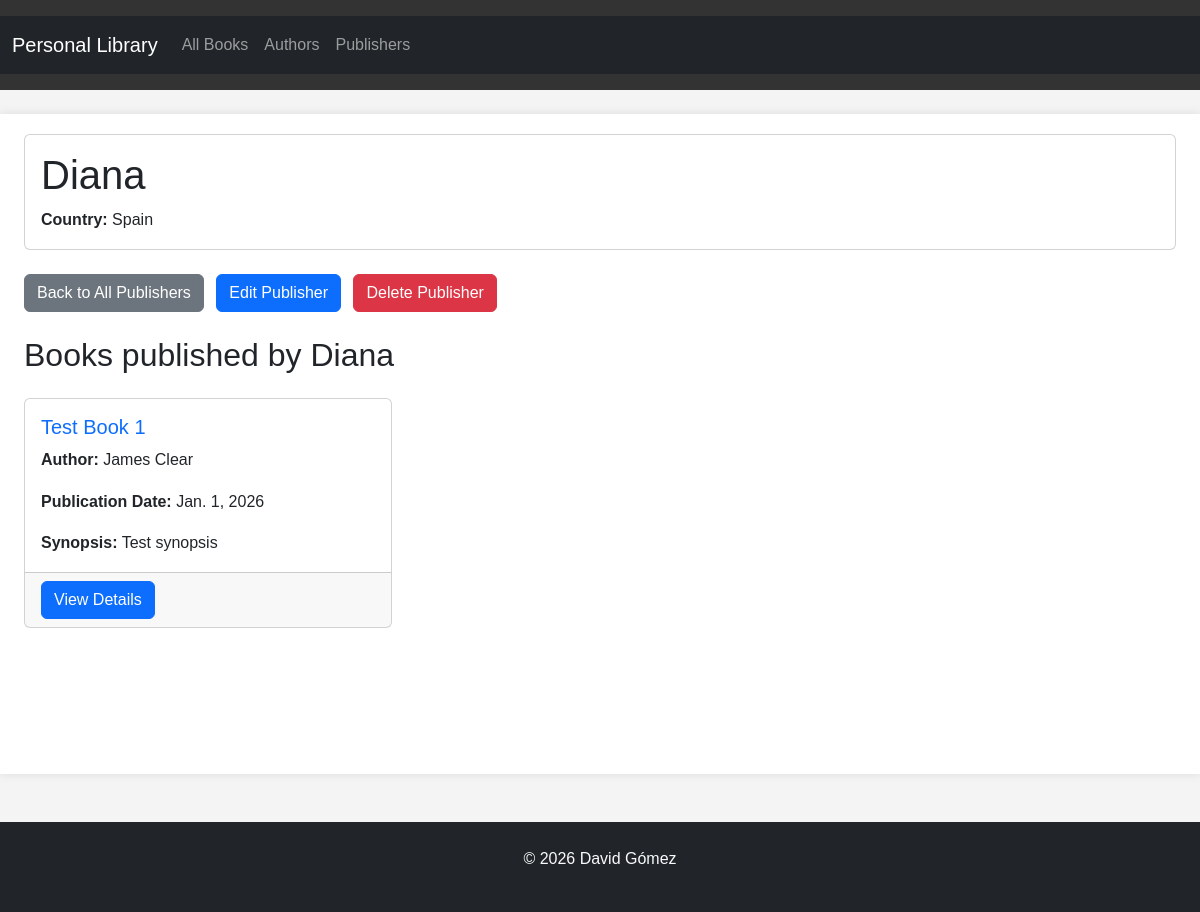
Page /publishers/1/ on the earlier database version.
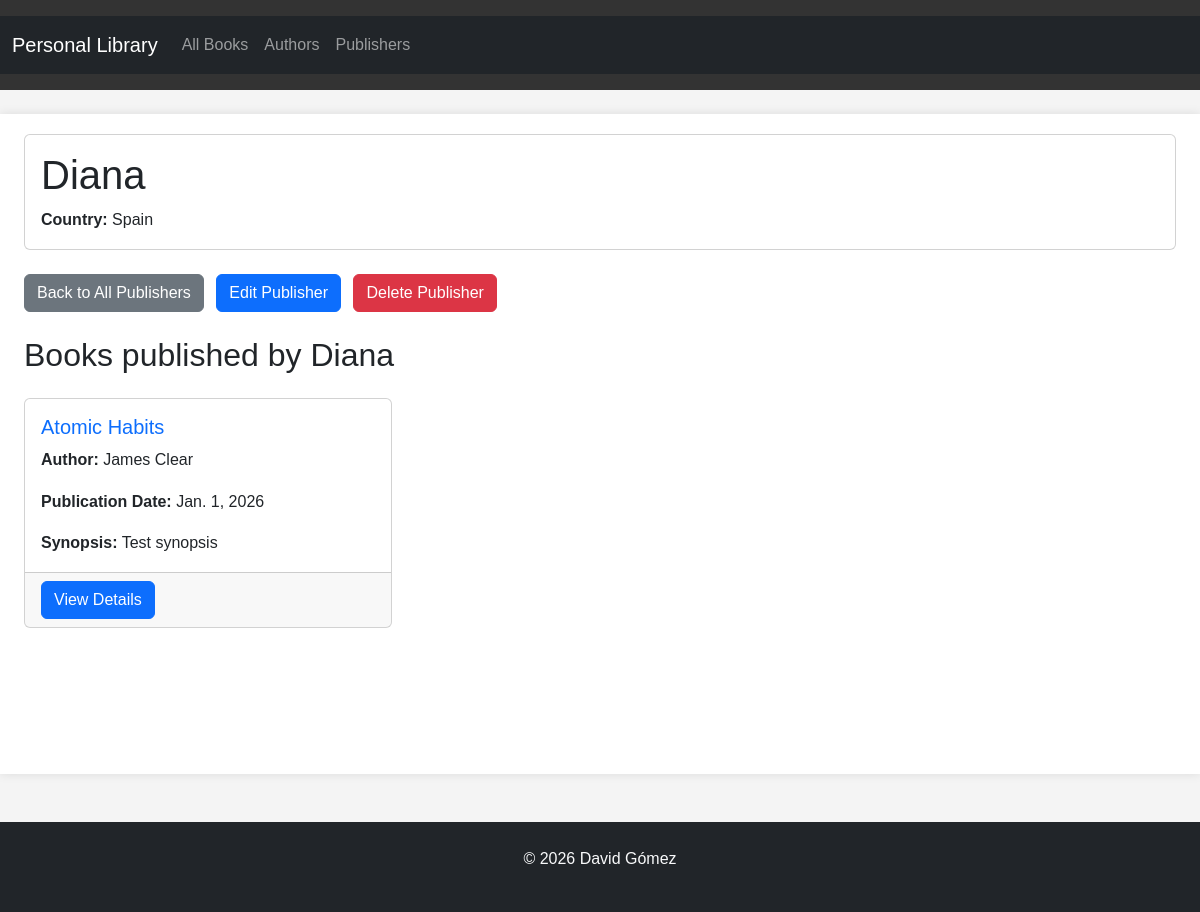
Same page on the later database version.
### core/models.py (models this page shows, shortened)
class Book(models.Model):
    title = models.CharField(max_length=200)
    author = models.ForeignKey(Author, on_delete=models.CASCADE)
    publisher = models.ForeignKey(Publisher, on_delete=models.SET_NULL, blank=True, null=True)
    synopsis = models.TextField()
    publication_date = models.DateField()
    cover_image = models.ImageField(upload_to='book_covers/', blank=True, null=True)

class Author(models.Model):
    name = models.CharField(max_length=200)
    biography = models.TextField(blank=True, null=True)

### core/_views/publishers.py (the view)
# urls.py: path("publishers/<int:publisher_id>/", publisher_views.publisher_detail, name="publisher_detail"),
def publisher_detail(request, publisher_id):
    publisher = get_object_or_404(Publisher, id=publisher_id)
    context = {
        'publisher': publisher
    }
    return render(request, 'core/publisher_detail.html', context)

### core/templates/core/publisher_detail.html (shortened to what this page needs)
{% extends 'core/base.html' %}
{% block content %}
<div class="container">
    <div class="card mb-4">
        <div class="card-body">
            <h1 class="card-title">{{ publisher.name }}</h1>
            <p class="card-text"><strong>Country:</strong> {{ publisher.country|default:"Unknown" }}</p>
        </div>
    </div>
    <div class="publisher-actions mb-4">
        <a href="/publishers/" class="btn btn-secondary me-2">Back to All Publishers</a>
        <a href="/publishers/edit/{{ publisher.id }}/" class="btn btn-primary me-2">Edit Publisher</a>
        <a href="#" onclick="deletePublisher({{ publisher.id }}); return false;" class="btn btn-danger">Delete Publisher</a>
    </div>
    <div class="publisher-books">
        <h2 class="mb-4">Books published by {{ publisher.name }}</h2>
        {% with publisher.book_set.all as books %}
            {% if books %}
                <div class="row">
                    {% for book in books %}
                        <div class="col-md-4 mb-4">
                            <div class="card h-100">
                                <div class="card-body">
                                    <h5 class="card-title">
                                        <a href="/books/{{ book.id }}/" class="text-decoration-none">{{ book.title }}</a>
                                    </h5>
                                    <p class="card-text"><strong>Author:</strong> {{ book.author.name }}</p>
                                    <p class="card-text"><strong>Publication Date:</strong> {{ book.publication_date }}</p>
                                    <p class="card-text"><strong>Synopsis:</strong> {{ book.synopsis|truncatewords:20 }}</p>
                                </div>
                                <div class="card-footer">
                                    <a href="/books/{{ book.id }}/" class="btn btn-primary">View Details</a>
                                </div>
                            </div>
                        </div>
                    {% endfor %}
                </div>
            {% else %}
                <div class="alert alert-info">
                    <p class="mb-0">No books published by this publisher in the library yet.</p>
                </div>
            {% endif %}
        {% endwith %}
    </div>
</div>
{% endblock %}

Differences in the rows shown:
changed Book "Test synopsis": title "Test Book 1" → "Atomic Habits"
